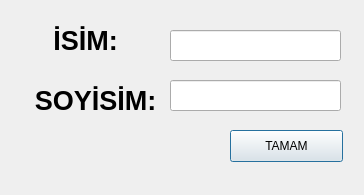
<?xml version="1.0" encoding="UTF-8"?>
<ui version="4.0">
 <class>Dialog</class>
 <widget class="QDialog" name="Dialog">
  <property name="geometry">
   <rect>
    <x>0</x>
    <y>0</y>
    <width>364</width>
    <height>195</height>
   </rect>
  </property>
  <property name="windowTitle">
   <string>Dialog</string>
  </property>
  <widget class="QLabel" name="label">
   <property name="geometry">
    <rect>
     <x>10</x>
     <y>20</y>
     <width>151</width>
     <height>41</height>
    </rect>
   </property>
   <property name="font">
    <font>
     <pointsize>20</pointsize>
     <weight>75</weight>
     <bold>true</bold>
    </font>
   </property>
   <property name="text">
    <string>İSİM:</string>
   </property>
   <property name="alignment">
    <set>Qt::AlignCenter</set>
   </property>
  </widget>
  <widget class="QLabel" name="label_2">
   <property name="geometry">
    <rect>
     <x>20</x>
     <y>80</y>
     <width>151</width>
     <height>41</height>
    </rect>
   </property>
   <property name="font">
    <font>
     <pointsize>20</pointsize>
     <weight>75</weight>
     <bold>true</bold>
    </font>
   </property>
   <property name="text">
    <string>SOYİSİM:</string>
   </property>
   <property name="alignment">
    <set>Qt::AlignCenter</set>
   </property>
  </widget>
  <widget class="QLineEdit" name="lineEditIsim">
   <property name="geometry">
    <rect>
     <x>170</x>
     <y>30</y>
     <width>171</width>
     <height>31</height>
    </rect>
   </property>
  </widget>
  <widget class="QLineEdit" name="lineEditSoyIsim">
   <property name="geometry">
    <rect>
     <x>170</x>
     <y>80</y>
     <width>171</width>
     <height>31</height>
    </rect>
   </property>
  </widget>
  <widget class="QPushButton" name="pushButtonTamam">
   <property name="geometry">
    <rect>
     <x>230</x>
     <y>130</y>
     <width>113</width>
     <height>32</height>
    </rect>
   </property>
   <property name="text">
    <string>TAMAM</string>
   </property>
  </widget>
 </widget>
 <resources/>
 <connections/>
</ui>
